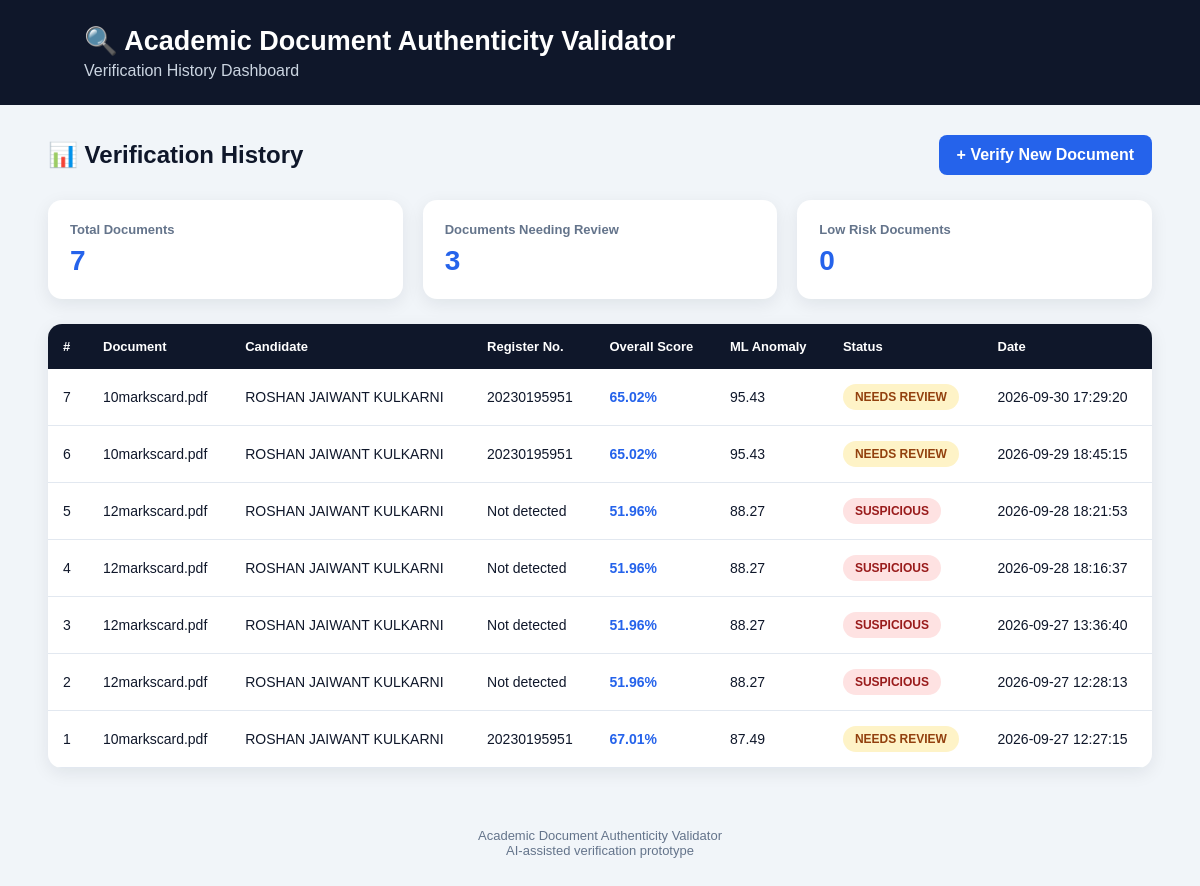
Before: /history with the older database file.
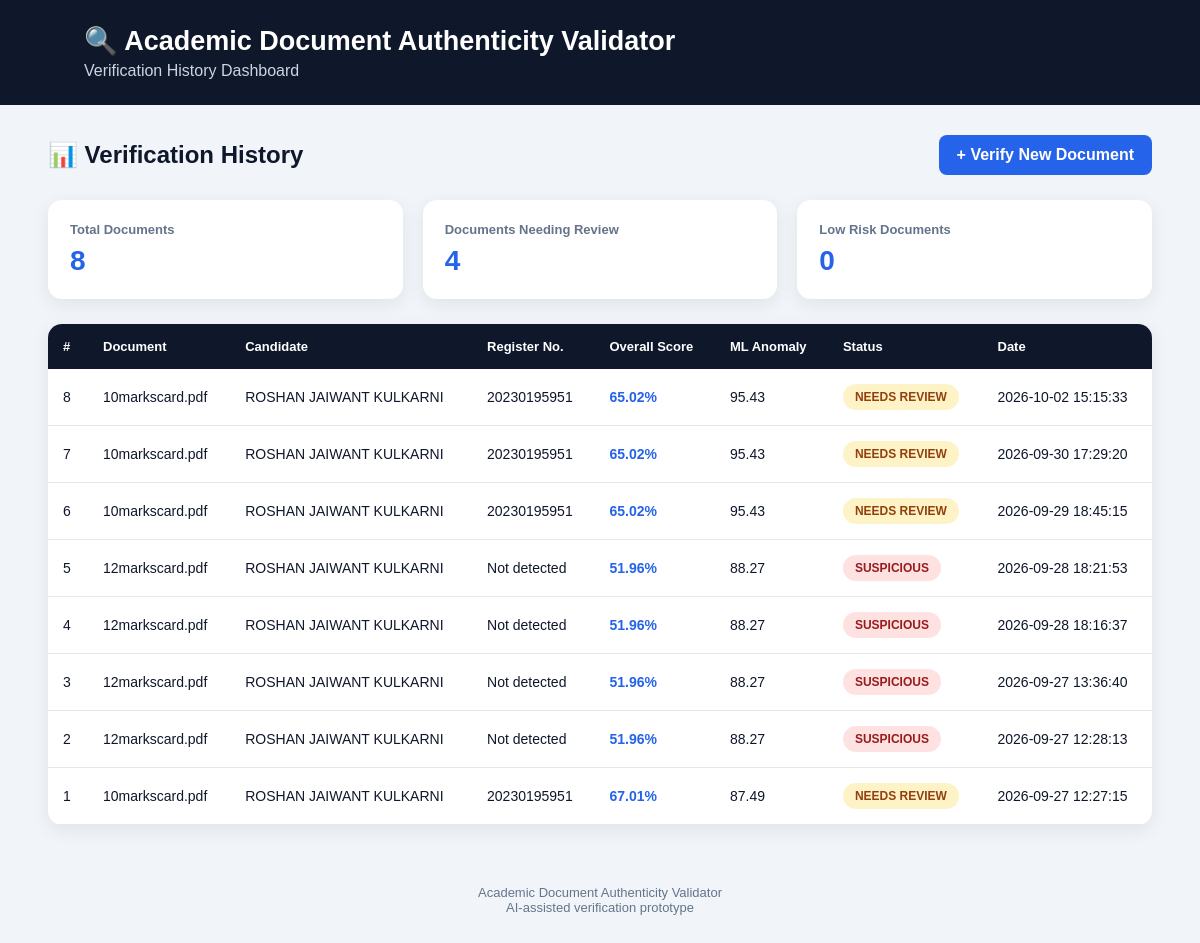
After: the same page with the newer database file.
### tables this page shows
CREATE TABLE verification_history (

            id INTEGER PRIMARY KEY AUTOINCREMENT,

            filename TEXT,

            candidate_name TEXT,

            register_number TEXT,

            verification_score REAL,

            similarity_score REAL,

            ml_anomaly_score REAL,

            overall_score REAL,

            status TEXT,

            image_quality TEXT,

            reference_filename TEXT,

            created_at TIMESTAMP DEFAULT CURRENT_TIMESTAMP

        );

### app.py (the view)
@app.route("/history")
def history():
    connection = sqlite3.connect(
        DATABASE
    )
    connection.row_factory = sqlite3.Row
    cursor = connection.cursor()
    cursor.execute(
        """
        SELECT *
        FROM verification_history
        ORDER BY id DESC
        """
    )
    records = cursor.fetchall()
    connection.close()
    return render_template(
        "history.html",
        records=records
    )

### templates/history.html (shortened to what this page needs)
<!DOCTYPE html>
<html lang="en">
<head>
</head>
<body>
<div class="header">
    <h1>
        🔍 Academic Document Authenticity Validator
    </h1>
    <p>
        Verification History Dashboard
    </p>
</div>
<div class="container">
<div class="top-section">
    <h2>
        📊 Verification History
    </h2>
    <a
        href="/upload"
        class="button">
        + Verify New Document
    </a>
</div>
<div class="stats">
    <div class="stat-card">
        <strong>
            Total Documents
        </strong>
        <span>
            {{ records|length }}
        </span>
    </div>
    <div class="stat-card">
        <strong>
            Documents Needing Review
        </strong>
        <span>
            {{ records |
               selectattr("status", "equalto", "NEEDS REVIEW") |
               list |
               length }}
        </span>
    </div>
    <div class="stat-card">
        <strong>
            Low Risk Documents
        </strong>
        <span>
            {{ records |
               selectattr("status", "equalto", "LOW RISK") |
               list |
               length }}
        </span>
    </div>
</div>
<div class="table-container">
{% if records %}
<table>
<thead>
<tr>
    <th>
        #
    </th>
    <th>
        Document
    </th>
    <th>
        Candidate
    </th>
    <th>
        Register No.
    </th>
    <th>
        Overall Score
    </th>
    <th>
        ML Anomaly
    </th>
    <th>
        Status
    </th>
    <th>
        Date
    </th>
</tr>
</thead>
<tbody>
{% for record in records %}
<tr>
    <td>
        {{ record["id"] }}
    </td>
    <td>
        {{ record["filename"] }}
    </td>
    <td>
        {{ record["candidate_name"] or "Not detected" }}
    </td>
    <td>
        {{ record["register_number"] or "Not detected" }}
    </td>
    <td class="score">
        {{ record["overall_score"] }}%
    </td>
    <td>
        {% if record["ml_anomaly_score"] is not none %}
            {{ record["ml_anomaly_score"] }}
        {% else %}
            N/A
        {% endif %}
    </td>
    <td>
        {% if record["status"] == "LOW RISK" %}
            <span class="status low">
                LOW RISK
            </span>
        {% elif record["status"] == "NEEDS REVIEW" %}
            <span class="status review">
                NEEDS REVIEW
            </span>
        {% else %}
            <span class="status suspicious">
                SUSPICIOUS
            </span>
        {% endif %}
    </td>
    <td>
        {{ record["created_at"] }}
    </td>
</tr>
{% endfor %}
</tbody>
</table>
{% endif %}
</div>
</div>
<footer>
    Academic Document Authenticity Validator
    <br>
    AI-assisted verification prototype
</footer>
</body>
</html>

### templates/history.html (style rules this page uses)
* { box-sizing: border-box; margin: 0; padding: 0; }
body { font-family: Arial, sans-serif; background: #f1f5f9; color: #0f172a; }
.header { background: #0f172a; color: white; padding: 25px 7%; }
.header h1 { font-size: 27px; }
.header p { color: #cbd5e1; margin-top: 5px; }
.container { width: 92%; max-width: 1250px; margin: 30px auto; }
.top-section { display: flex; justify-content: space-between; align-items: center; margin-bottom: 25px; }
.top-section h2 { font-size: 24px; }
.button { text-decoration: none; background: #2563eb; color: white; padding: 11px 18px; border-radius: 8px; font-weight: bold; }
.stats { display: grid; grid-template-columns: repeat(3, 1fr); gap: 20px; margin-bottom: 25px; }
.stat-card { background: white; padding: 22px; border-radius: 14px; box-shadow: 0 5px 18px rgba(15, 23, 42, 0.08); }
.stat-card strong { display: block; color: #64748b; font-size: 13px; margin-bottom: 8px; }
.stat-card span { font-size: 28px; font-weight: bold; color: #2563eb; }
.table-container { background: white; border-radius: 14px; overflow-x: auto; box-shadow: 0 5px 18px rgba(15, 23, 42, 0.08); }
table { width: 100%; border-collapse: collapse; min-width: 950px; }
th { background: #0f172a; color: white; padding: 15px; text-align: left; font-size: 13px; }
td { padding: 15px; border-bottom: 1px solid #e2e8f0; font-size: 14px; }
.status { display: inline-block; padding: 6px 12px; border-radius: 20px; font-size: 12px; font-weight: bold; }
.review { background: #fef3c7; color: #92400e; }
.suspicious { background: #fee2e2; color: #991b1b; }
.score { font-weight: bold; color: #2563eb; }
footer { text-align: center; color: #64748b; padding: 30px; font-size: 13px; }

Changed rows visible on the page:
added verification_history: id "8", filename "10markscard.pdf", candidate_name "ROSHAN JAIWANT KULKARNI", register_number "20230195951", overall_score "65.02", ml_anomaly_score "95.43", status "NEEDS REVIEW", created_at "2026-10-02 15:15:33"
Other visible differences:
{{ records|length }}: "7" → "8"
text no longer shown: "3"
text now shown: "4"
